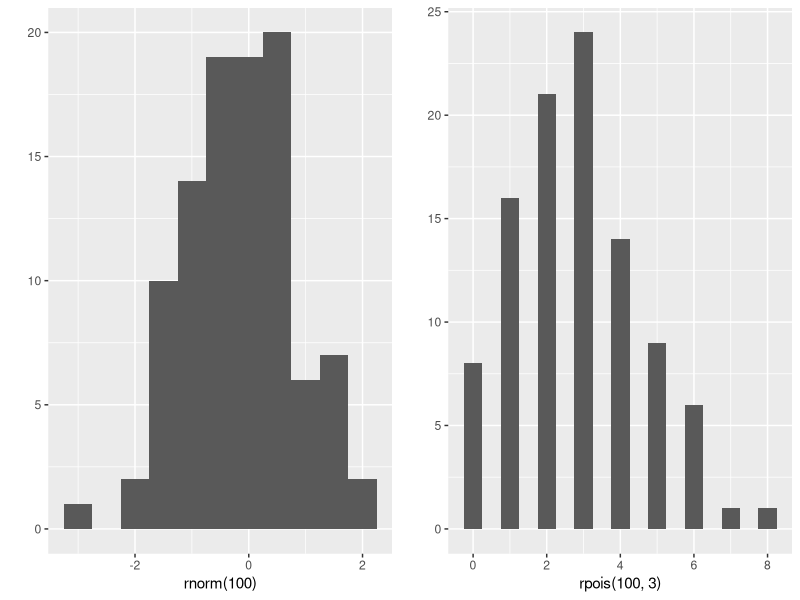

This chart was generated by the following R code: (Note: this script raises an error after producing the figure.)
# ggplot2 Notes
require(ggplot2)

# plot ggplots side by side
# source: http://stackoverflow.com/a/3935554
require(gridExtra)
plot1 <- qplot(rnorm(100), binwidth = 0.5)
plot2 <- qplot(rpois(100, 3), binwidth = 0.5)
grid.arrange(plot1, plot2, ncol = 2)

# change legend title
# source: http://stackoverflow.com/a/14622513
p <- ggplot(df, aes(x=rating, fill=cond)) +
            geom_density(alpha=.3) +
            xlab("NEW RATING TITLE") +
            ylab("NEW DENSITY TITLE")
p <- p + guides(fill=guide_legend(title="New Legend Title"))

# add annotation to side of plot
# source: http://stackoverflow.com/a/12417481/6873133

# increase size of points
# source: http://stackoverflow.com/a/9789895/6873133
dt <- data.frame(country = letters[1:20], val = rnorm(20), siz = rnorm(20))
qplot(x = country, y = val, data = dt, geom = "point", size = siz) +
    scale_size(range = c(2, 10))
